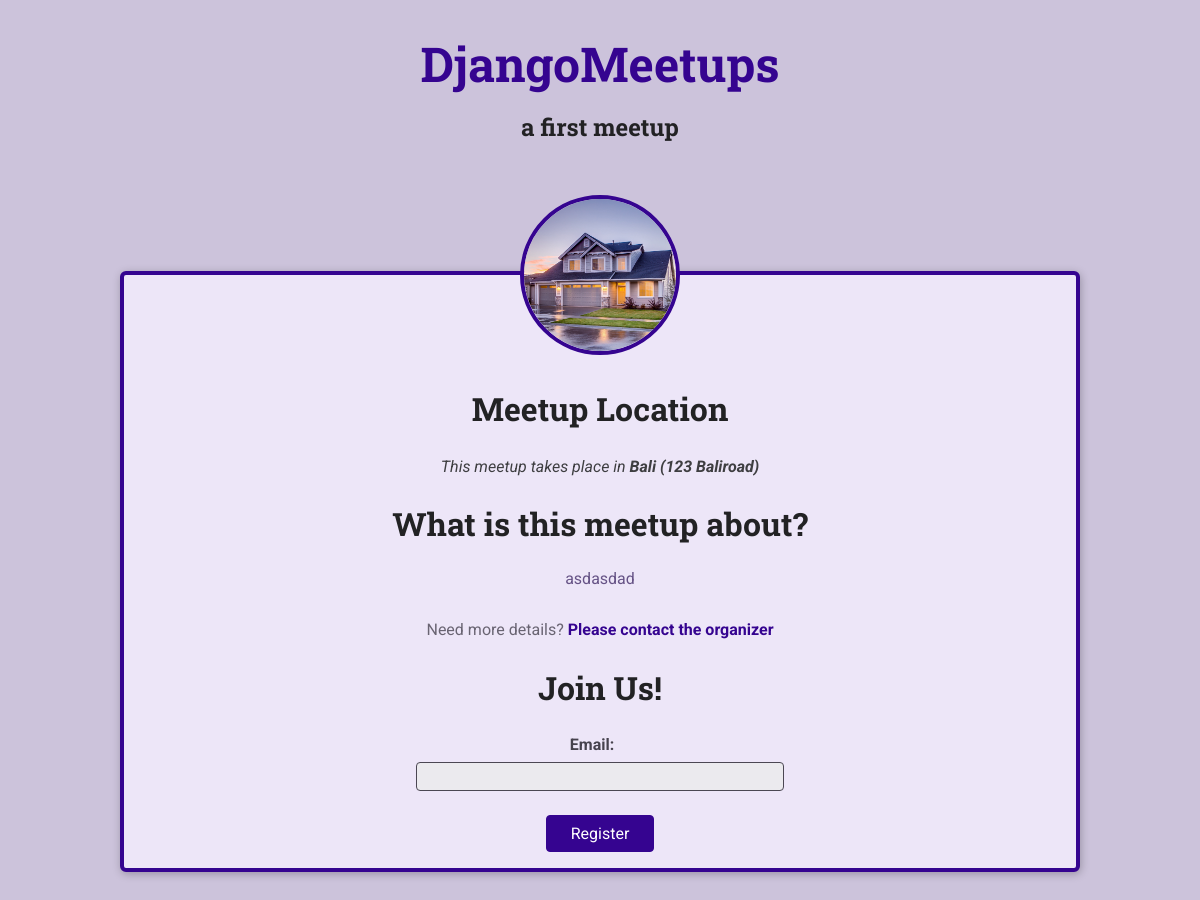
The page /a-first-meetup on the database its author committed.
### meetups/models.py (models this page shows, shortened)
class Meetup(models.Model):
    title = models.CharField(max_length=200)
    slug = models.SlugField(unique=True) #itll know which format to use with prepopualted_fields
    description = models.TextField() #for longer text
    image = models.ImageField(upload_to = 'images') #for images duh
    location = models.ForeignKey(Location, on_delete=models.CASCADE) #cascade will just delete up
    participants = models.ManyToManyField(Participant, blank=True, null=True) #it can be a blank field, then put null in its spot
    organizer_email = models.EmailField()
    date = models.DateField()

class Location(models.Model):
    name = models.CharField(max_length=200)
    address = models.CharField(max_length=300)
    def __str__(self):
        return f'{self.name} ({self.address})' #how the value should be viewed if requested

### meetups/views.py (the view, shortened to what this page needs)
# urls.py: path('<slug:meetup_slug>', views.meetup_details, name='meetup-detail'), #dynamic url     #domain.com/meetups/<dynamic-meetup-title> etc.
def meetup_details(request, meetup_slug): #meetup_slug needs to match the identifier in urls
  try:
      selected_meetup = Meetup.objects.get(slug=meetup_slug) #entry where this condition is met
      if request.method == 'GET': #if we have a get request? huh
        registration_form = RegistrationForms()
      return render(request, 'meetups/meetup-details.html', { #always return this template reguardless of POST or GET
          'meetup_found' : True,
          'meetup_details':selected_meetup,
          'form':registration_form
          })
  except Exception as exc:
    return render(request, 'meetups/meetup-details.html',{ #as named in file explorer
      'meetup_found' : False
    })

### meetups/forms.py
class RegistrationForms(forms.ModelForm): #initially used forms.ModelForm, ModelForm is good for save method
    class Meta: #will infer a form from this field in the model
        model = Participant
        fields = ['email']

### meetups/templates/meetups/meetup-details.html (shortened to what this page needs)
{% extends 'meetups/base/base.html' %}
{% load static %}
{% block site_css %}
    <link rel="stylesheet" href="{% static 'meetups/styles/meetup-details.css' %}">
{% endblock %}
{% block main_heading %}
    {{meetup_details.title}}
{% endblock %}
{% block body %}
{% if meetup_found %}
<article>
    <img id='main-image' src="{{meetup_details.image.url}}" alt="{{meetup_details.title}}">
    <section id="location">
        <h2>Meetup Location</h2>
        <address>This meetup takes place in <span> {{meetup_details.location}} </span> {{meetup_details.address}}</address>
    </section>
    <section id ="details">
    <h2>What is this meetup about?</h2>
    <p>{{meetup_details.description}}</p>
    <footer>
        <p>Need more details? <a href="mailto: {{meetup_details.organizer_email}}">Please contact the organizer<a></a></p>
    </footer>
    </section>
    <section id="registration">
        <h2>Join Us!</h2>
        <form action="{% url 'meetup-detail' meetup_details.slug %}" method="POST">
            <ul>
                {{ form.as_ul }}
            </ul>
            <div id="registration-actions">
                <button>Register</button>
            </div>
        </form>
    </section>
</article>
{% else %}
    <p>No meetup found for this slug, sorry!</p>
{% endif %}
{% endblock %}

### meetups/static/meetups/styles/base.css (style rules this page uses)
* { box-sizing: border-box; }
body { font-family: 'Roboto', sans-serif; margin: 0; background-color: #ccc3db; color: #3e3e41; }
h1, h2, h3 { font-family: 'Roboto Slab', sans-serif; color: #222224; }
button, .btn { cursor: pointer; font: inherit; padding: 0.5rem 1.5rem; background-color: #350490; border: 1px solid #350490; color: white; border-radius: 4px; text-decoration: none; }

### rows shown on the page
Meetup: title "a first meetup", image (picture), location "Bali (123 Baliroad)", description "asdasdad"
